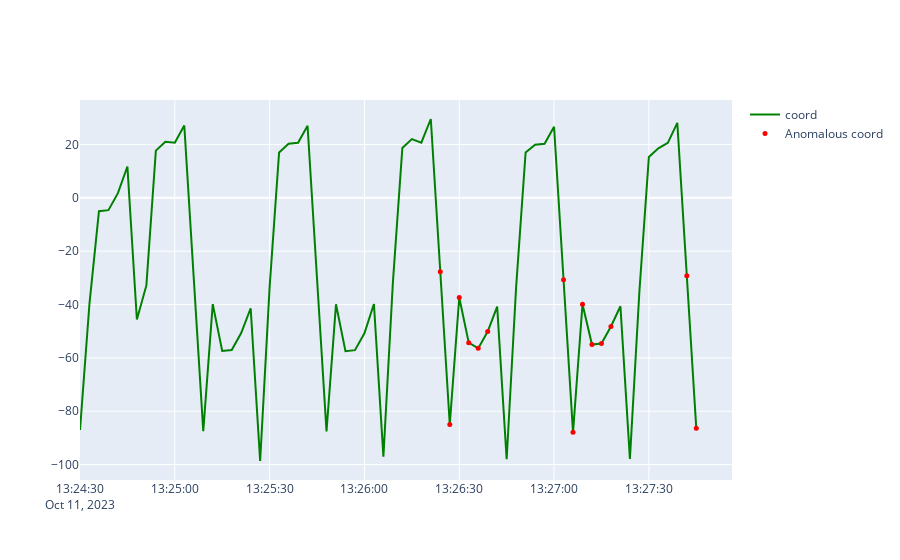

Notebook code for this chart:
### Code cell
# Prepare the 'normal' data into sequences
sequences = create_overlapping_sequences(death_loop['coord'].values, sequence_length)
sequences = sequences.reshape((sequences.shape[0], sequence_length, input_dim))

# Use the Autoencoder to predict on the sequences
predictions = autoencoder.predict(sequences)

# Calculate reconstruction error for each sequence
mse = np.mean(np.power(sequences - predictions, 2), axis=(1, 2))

# Scale the MSE to a percentage
min_mse = np.min(mse)
max_mse = np.max(mse)
mse_percentage = ((mse - min_mse) / (max_mse - min_mse)) * 100

# Detect anomalies by comparing the scaled reconstruction error to some threshold
threshold = 60  # Define a threshold value (in percentage)

# Handling the offset caused by sequence creation
offset = len(death_loop) - len(mse_percentage)

# Initialize columns with default values
death_loop['is_anomalous'] = False
death_loop['mse_percentage'] = np.nan
death_loop['threshold'] = threshold

# Use .loc to safely assign values
death_loop.loc[death_loop.index[offset:], 'is_anomalous'] = mse_percentage > threshold
death_loop.loc[death_loop.index[offset:], 'mse_percentage'] = mse_percentage



# Create a new figure
fig = go.Figure()


# Add a line for the actual load
fig.add_trace(go.Scatter(
    x=death_loop.index,
    y=death_loop["coord"],
    mode='lines',
    name='coord',
    line=dict(color='green'),  # specify line color here
))

# Add a line for the anomalous load
fig.add_trace(go.Scatter(
    x=death_loop[death_loop['is_anomalous']].index,
    y=death_loop[death_loop['is_anomalous']]["coord"],
    mode='markers',
    name='Anomalous coord',
    marker=dict(color='red', size=5),  # specify marker color and size here
))

# Show the plot
fig.show()
death_loop.to_csv('death_loop_result.csv')

### Figure 1 — Plotly figure (JSON) as saved in the notebook; plotly's stock layout.template omitted (floating-point values rounded to 4 significant figures)
{"data": [{"line": {"color": "green"}, "mode": "lines", "name": "coord", "type": "scatter", "x": ["2023-10-11T13:24:30", "2023-10-11T13:24:33", "2023-10-11T13:24:36", "2023-10-11T13:24:39", "2023-10-11T13:24:42", "2023-10-11T13:24:45", "2023-10-11T13:24:48", "2023-10-11T13:24:51", "2023-10-11T13:24:54", "2023-10-11T13:24:57", "2023-10-11T13:25:00", "2023-10-11T13:25:03", "2023-10-11T13:25:06", "2023-10-11T13:25:09", "2023-10-11T13:25:12", "2023-10-11T13:25:15", "2023-10-11T13:25:18", "2023-10-11T13:25:21", "2023-10-11T13:25:24", "2023-10-11T13:25:27", "2023-10-11T13:25:30", "2023-10-11T13:25:33", "2023-10-11T13:25:36", "2023-10-11T13:25:39", "2023-10-11T13:25:42", "2023-10-11T13:25:45", "2023-10-11T13:25:48", "2023-10-11T13:25:51", "2023-10-11T13:25:54", "2023-10-11T13:25:57", "2023-10-11T13:26:00", "2023-10-11T13:26:03", "2023-10-11T13:26:06", "2023-10-11T13:26:09", "2023-10-11T13:26:12", "2023-10-11T13:26:15", "2023-10-11T13:26:18", "2023-10-11T13:26:21", "2023-10-11T13:26:24", "2023-10-11T13:26:27", "2023-10-11T13:26:30", "2023-10-11T13:26:33", "2023-10-11T13:26:36", "2023-10-11T13:26:39", "2023-10-11T13:26:42", "2023-10-11T13:26:45", "2023-10-11T13:26:48", "2023-10-11T13:26:51", "2023-10-11T13:26:54", "2023-10-11T13:26:57", "2023-10-11T13:27:00", "2023-10-11T13:27:03", "2023-10-11T13:27:06", "2023-10-11T13:27:09", "2023-10-11T13:27:12", "2023-10-11T13:27:15", "2023-10-11T13:27:18", "2023-10-11T13:27:21", "2023-10-11T13:27:24", "2023-10-11T13:27:27", "2023-10-11T13:27:30", "2023-10-11T13:27:33", "2023-10-11T13:27:36", "2023-10-11T13:27:39", "2023-10-11T13:27:42", "2023-10-11T13:27:45"], "y": [-87.04, -39.63, -5.0, -4.626, 1.732, 11.72, -45.61, -32.85, 17.68, 20.99, 20.64, 27.11, -30.18, -87.47, -39.85, -57.38, -57.03, -50.68, -41.4, -98.65, -33.49, 16.98, 20.26, 20.62, 26.99, -30.3, -87.53, -39.93, -57.52, -57.11, -50.78, -39.82, -97.01, -31.78, 18.69, 21.99, 20.66, 29.53, -27.76, -84.99, -37.38, -54.3, -56.43, -50.12, -40.8, -98.0, -33.44, 17.01, 19.91, 20.25, 26.62, -30.7, -87.91, -39.9, -55.01, -54.6, -48.25, -40.65, -97.85, -35.14, 15.28, 18.56, 20.6, 28.08, -29.2, -86.4]}, {"marker": {"color": "red", "size": 5}, "mode": "markers", "name": "Anomalous coord", "type": "scatter", "x": ["2023-10-11T13:26:24", "2023-10-11T13:26:27", "2023-10-11T13:26:30", "2023-10-11T13:26:33", "2023-10-11T13:26:36", "2023-10-11T13:26:39", "2023-10-11T13:27:03", "2023-10-11T13:27:06", "2023-10-11T13:27:09", "2023-10-11T13:27:12", "2023-10-11T13:27:15", "2023-10-11T13:27:18", "2023-10-11T13:27:42", "2023-10-11T13:27:45"], "y": [-27.76, -84.99, -37.38, -54.3, -56.43, -50.12, -30.7, -87.91, -39.9, -55.01, -54.6, -48.25, -29.2, -86.4]}], "layout": {}}
